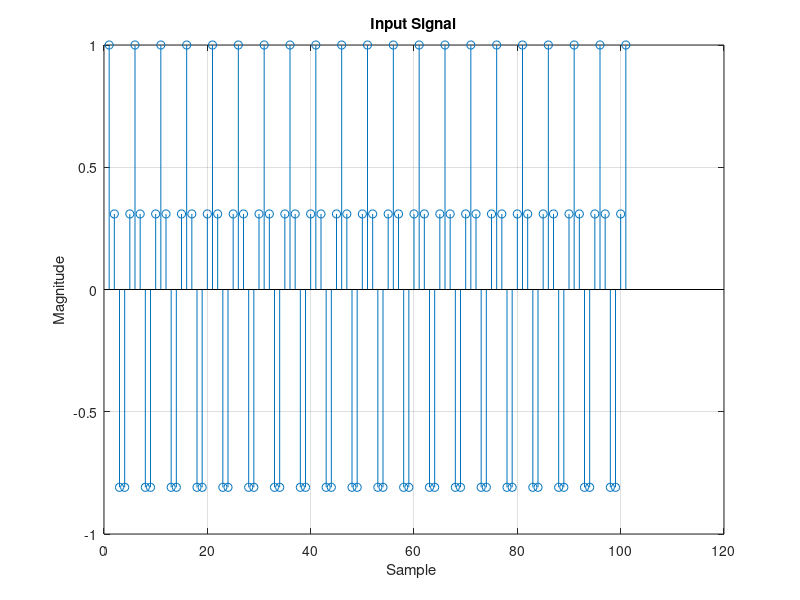
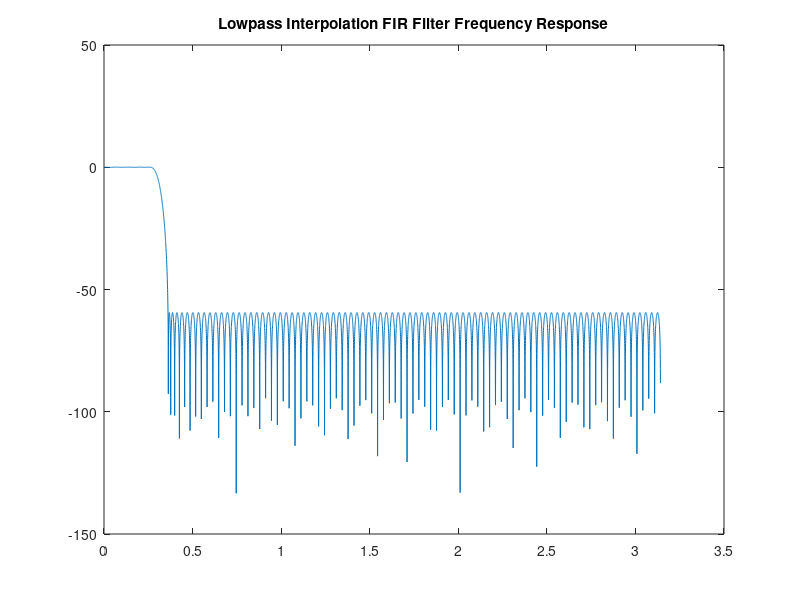

Reproduce these figures in MATLAB, in order. (Note: this script raises an error after producing the figures.)
% Sampling Practice
clear; clc; close all;

%%%%%%%%%%%%%%%%%%%%%%%%%%%%%%%%%%%%%%%%%%%%%%%%%%%%%%%%%%%%%%%%%%%
 % Input Signal Declaration
Fs = 100;
t = 0:1/Fs:1;

f0 = 20;
x = cos(2*pi*f0*t);
n = 1:length(x);

fig_n = 0;
fig_n = fig_n + 1;
figure(fig_n);
stem(n, x);
xlabel('Sample ');
ylabel('Magnitude');
title('Input Signal');
grid on;
%%%%%%%%%%%%%%%%%%%%%%%%%%%%%%%%%%%%%%%%%%%%%%%%%%%%%%%%%%%%%%%%%%%

%%%%%%%%%%%%%%%%%%%%%%%%%%%%%%%%%%%%%%%%%%%%%%%%%%%%%%%%%%%%%%%%%%%
% Interpolation Specs and LPF Generation and Plotting
L = 10;
wc = pi/L;
sig1 = 0.01; sig2 = 0.001;
wp = 0.85*wc; ws = 1.15*wc;
beta1 = sig1/2; beta2 = sig2;
f = [wp/pi ws/pi];
a = [1 0];
dev = [beta1 beta2];
[N,fo,ao,w] = firpmord(f,a,dev);
N = N + mod(L - mod(N,L), L) - 1; % this is so the number of taps is always divisable by L, so our ROM matrix is rectangular without zero padding
h = firpm(N,fo,ao,w);
[Hz, w] = freqz(h,1, 8192);
Hz_dB = 20 * log10(abs(Hz));

Rp_dB = 20*log10(1-sig1);
Rs_dB = 20*log10(sig2);
fig_n = fig_n + 1;
figure(fig_n);
plot(w, Hz_dB, '-');
title('Lowpass Interpolation FIR Filter Frequency Response');
xline(wp, ':r', sprintf('wpH(z) = %.4f', wp)); xline(ws, ...
':r', sprintf('wsH(z) = %.4f', ws));
yline(Rp_dB/2, ':r', sprintf('Rp = %.4f dB', Rp_dB/2));
yline(-Rp_dB/2, ':r', sprintf('Rp = %.4f dB', -Rp_dB/2));
yline(Rs_dB, ':r', sprintf('Rs = %.4f dB', Rs_dB));
set(gca, 'XTick', 0:pi/10:pi);
set(gca, 'XTickLabel', {'0', '0.1pi', '0.2pi', '0.3pi', '0.4pi', ...
'0.5pi', '0.6pi', '0.7pi', '0.8pi', '0.9pi', 'pi'});
xlabel('Normalized Frequency');
ylabel('Magnitude Response (dB)');
grid on;
%%%%%%%%%%%%%%%%%%%%%%%%%%%%%%%%%%%%%%%%%%%%%%%%%%%%%%%%%%%%%%%%%%%

%%%%%%%%%%%%%%%%%%%%%%%%%%%%%%%%%%%%%%%%%%%%%%%%%%%%%%%%%%%%%%%%%%%
% Filter input signal and plot
x_upsampled = upsample(x, L);
y1 = conv(h, x_upsampled);
ny1 = 1:length(y1);
fig_n = fig_n + 1;
figure(fig_n);
stem(ny1, y1);
xlabel('Index');
ylabel('Magnitude');
title('Convolution of Filter and Input Signal');
grid on;
%%%%%%%%%%%%%%%%%%%%%%%%%%%%%%%%%%%%%%%%%%%%%%%%%%%%%%%%%%%%%%%%%%%

%%%%%%%%%%%%%%%%%%%%%%%%%%%%%%%%%%%%%%%%%%%%%%%%%%%%%%%%%%%%%%%%%%%
% Split into Polyphase Components
polyphase_coeffs = cell(1, L);
for k = 1:L
   polyphase_coeffs{k} = h(k:L:end);
end

fig_n = fig_n + 1;
figure(fig_n);
for k = 1:L
   subplot(L, 1, k);
   stem(polyphase_coeffs{k}, 'filled');
   title(['Polyphase Component E_{', num2str(k-1), '}']);
   ylabel('h[n]');
   grid on;
end
xlabel('Tap Index');
%%%%%%%%%%%%%%%%%%%%%%%%%%%%%%%%%%%%%%%%%%%%%%%%%%%%%%%%%%%%%%%%%%%

%%%%%%%%%%%%%%%%%%%%%%%%%%%%%%%%%%%%%%%%%%%%%%%%%%%%%%%%%%%%%%%%%%%
% Populate ROM
row_size = length(h)/L;
column_size = L;

ROM = zeros(row_size, column_size);
for k = 1:column_size
    ROM(1:length(polyphase_coeffs{k}), k) = polyphase_coeffs{k}(:);
end
disp(ROM);
%%%%%%%%%%%%%%%%%%%%%%%%%%%%%%%%%%%%%%%%%%%%%%%%%%%%%%%%%%%%%%%%%%%

%%%%%%%%%%%%%%%%%%%%%%%%%%%%%%%%%%%%%%%%%%%%%%%%%%%%%%%%%%%%%%%%%%%
% Operate on input signal
shift_register = zeros(row_size,1);
output_signal = zeros(1, (length(x)+row_size-1)*L);

for k = 1:(length(x)+row_size-1) % ensure the whole signal runs through a zero initialized regester and runs all the way out
    %Shift in an input value
    if k <= length(x)
        shift_register = [x(k); shift_register(1:end-1)];
    else
        shift_register = [0; shift_register(1:end-1)];
    end
    % OPerate on the current shift register value
    for ROM_addr_p = 1:column_size % ROM address pointer
        output_sum = sum(shift_register .* ROM(:,ROM_addr_p));
        output_signal((k-1)*column_size + ROM_addr_p) = output_sum;
    end
end
y2 = output_signal;
%%%%%%%%%%%%%%%%%%%%%%%%%%%%%%%%%%%%%%%%%%%%%%%%%%%%%%%%%%%%%%%%%%%

%%%%%%%%%%%%%%%%%%%%%%%%%%%%%%%%%%%%%%%%%%%%%%%%%%%%%%%%%%%%%%%%%%%
% Plot the output signal
ny2 = 1:length(y2);
fig_n = fig_n + 1;
figure(fig_n);
stem(ny2, y2);
xlabel('Index');
ylabel('Magnitude');
title('ROM Based Polyphase Decimator');
grid on;
%%%%%%%%%%%%%%%%%%%%%%%%%%%%%%%%%%%%%%%%%%%%%%%%%%%%%%%%%%%%%%%%%%%